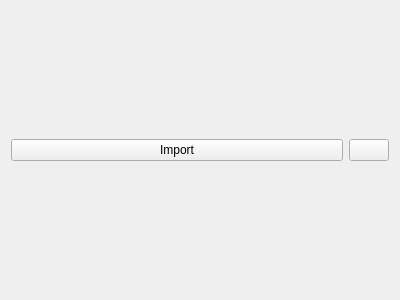
<?xml version="1.0" encoding="UTF-8"?>
<ui version="4.0">
 <class>ImportActions</class>
 <widget class="QWidget" name="ImportActions">
  <property name="geometry">
   <rect>
    <x>0</x>
    <y>0</y>
    <width>400</width>
    <height>300</height>
   </rect>
  </property>
  <layout class="QHBoxLayout" name="horizontalLayout" stretch="1,0">
   <property name="topMargin">
    <number>0</number>
   </property>
   <property name="bottomMargin">
    <number>0</number>
   </property>
   <item>
    <widget class="QPushButton" name="btnImport">
     <property name="text">
      <string>Import</string>
     </property>
    </widget>
   </item>
   <item>
    <widget class="QPushButton" name="btnDelete">
     <property name="toolTip">
      <string>Delete</string>
     </property>
     <property name="text">
      <string/>
     </property>
     <property name="icon">
      <iconset resource="../../../data/MediaElch.qrc">
       <normaloff>:/img/trash_white.png</normaloff>:/img/trash_white.png</iconset>
     </property>
     <property name="iconSize">
      <size>
       <width>12</width>
       <height>12</height>
      </size>
     </property>
    </widget>
   </item>
  </layout>
 </widget>
 <resources>
  <include location="../../../data/MediaElch.qrc"/>
 </resources>
 <connections/>
</ui>
